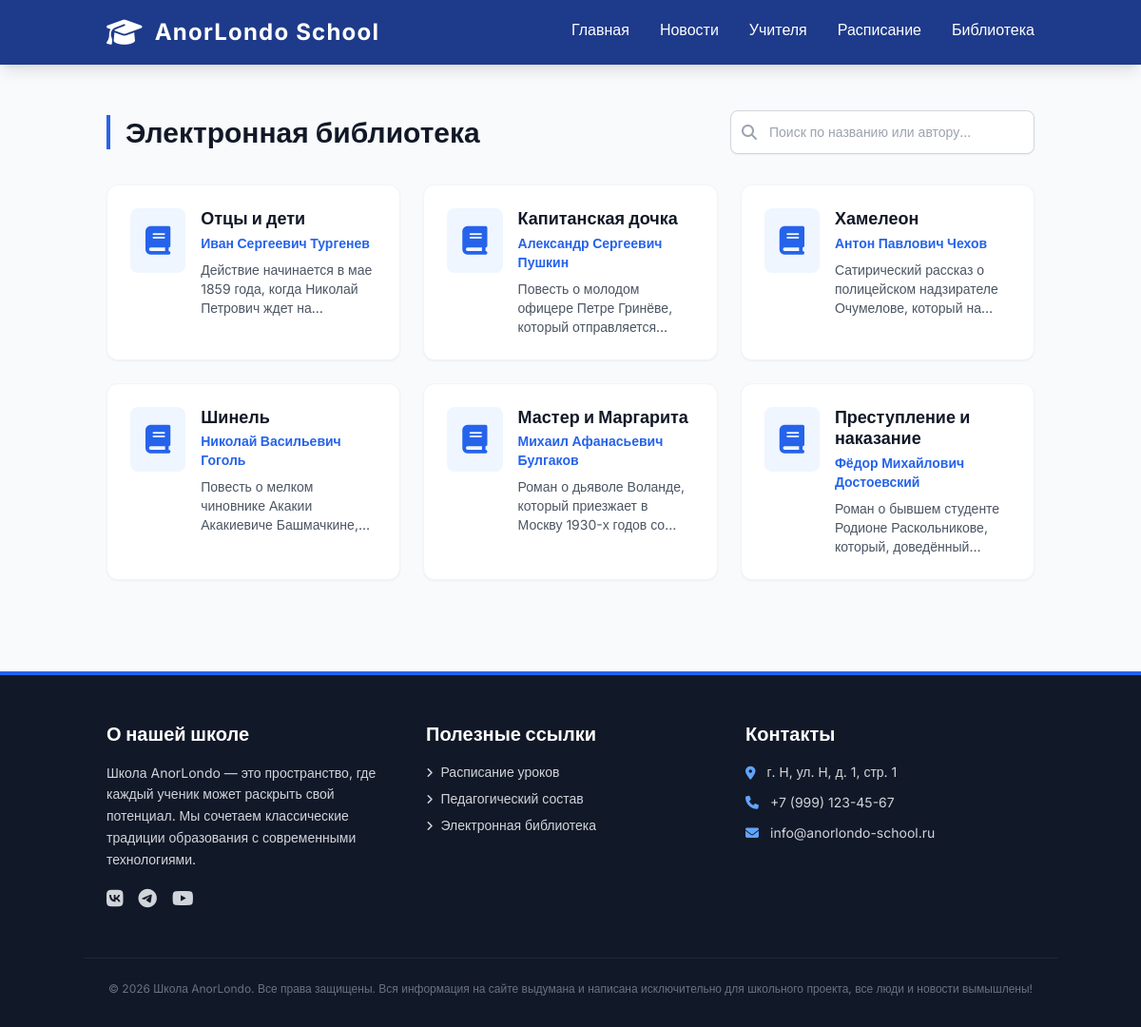
The page /books/ on the database its author committed.
### Iapp/models.py (models this page shows, shortened)
class Book(models.Model):
    title = models.CharField("Название книги", max_length=200)
    author = models.CharField("Автор", max_length=150)
    description = models.TextField("Описание", blank=True)

### Iapp/views.py (the view)
# urls.py: path('books/', views.book_list, name='books'),
def book_list(request):
    query = request.GET.get('q')
    if query:
        books = Book.objects.filter(
            Q(title__icontains=query) | Q(author__icontains=query)
        ).distinct()
    else:
        books = Book.objects.all()
    return render(request, 'book_list.html', {'books': books, 'query': query})

### Iapp/templates/book_list.html (shortened to what this page needs)
{% extends 'base.html' %}
{% block content %}
<div class="container mx-auto px-6 py-12">
    <div class="flex flex-col md:flex-row justify-between items-start md:items-center mb-8 gap-4">
        <h1 class="text-3xl font-bold text-gray-900 border-l-4 border-blue-600 pl-4">Электронная библиотека</h1>
        <form method="get" class="w-full md:w-auto relative">
            <div class="absolute inset-y-0 left-0 flex items-center pl-3 pointer-events-none text-gray-400">
            </div>
            <input type="text" name="q" value="{{ query|default:'' }}"
                   placeholder="Поиск по названию или автору..."
                   class="block w-full md:w-80 pl-10 pr-10 py-3 text-sm border border-gray-300 rounded-lg shadow-sm focus:ring-blue-500 focus:border-blue-500 bg-white text-gray-800 transition">
        </form>
    </div>
    <div class="grid grid-cols-1 md:grid-cols-2 lg:grid-cols-3 gap-6">
        {% for book in books %}
        <div class="bg-white rounded-xl shadow-sm border border-gray-100 p-6 flex items-start gap-4 hover:shadow-md transition duration-300">
            <div class="bg-blue-50 text-blue-600 p-4 rounded-lg flex-shrink-0">
                <i class="fa-solid fa-book text-3xl"></i>
            </div>
            <div>
                <h2 class="text-lg font-bold text-gray-900 leading-tight mb-1">{{ book.title }}</h2>
                <p class="text-sm font-semibold text-blue-600 mb-2">{{ book.author }}</p>
                <p class="text-gray-600 text-sm line-clamp-3">{{ book.description }}</p>
            </div>
        </div>
        {% endfor %}
    </div>
</div>
{% endblock %}

### Iapp/templates/base.html (style rules this page uses)
body { font-family: 'Inter', sans-serif; }

### rows shown on the page
Book: title "Отцы и дети", author "Иван Сергеевич Тургенев", description "Действие начинается в мае 1859 года, когда Николай Петрович ждет…"
Book: title "Капитанская дочка", author "Александр Сергеевич Пушкин", description "Повесть о молодом офицере Петре Гринёве, который…"
Book: title "Хамелеон", author "Антон Павлович Чехов", description "Сатирический рассказ о полицейском надзирателе Очумелове, который…"
Book: title "Шинель", author "Николай Васильевич Гоголь", description "Повесть о мелком чиновнике Акакии Акакиевиче…"
Book: title "Мастер и Маргарита", author "Михаил Афанасьевич Булгаков", description "Роман о дьяволе Воланде, который приезжает в Москву 1930-х годов…"
Book: title "Преступление и наказание", author "Фёдор Михайлович Достоевский", description "Роман о бывшем студенте Родионе Раскольникове, который,…"
